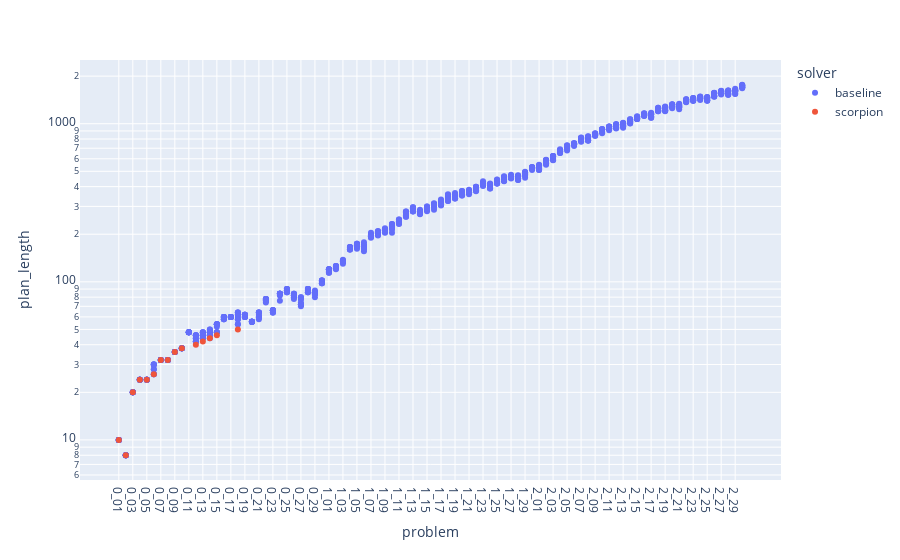
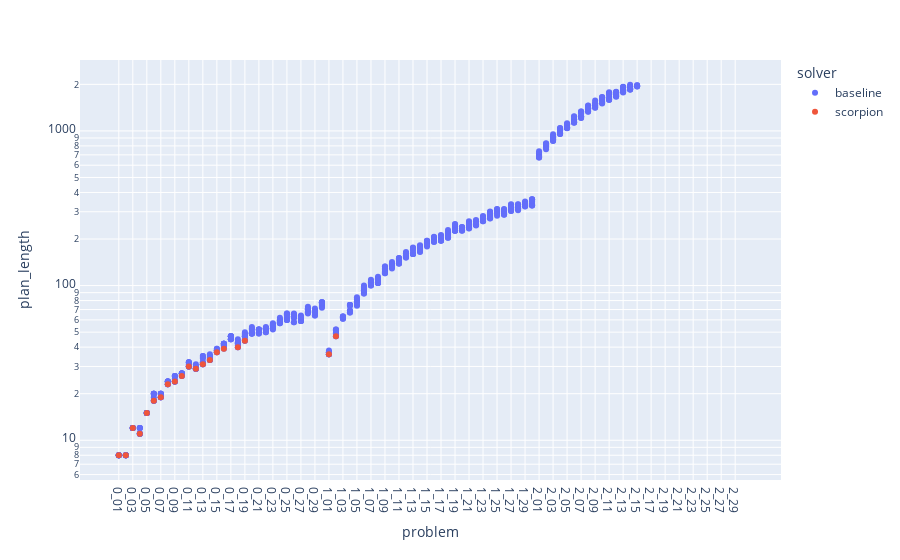
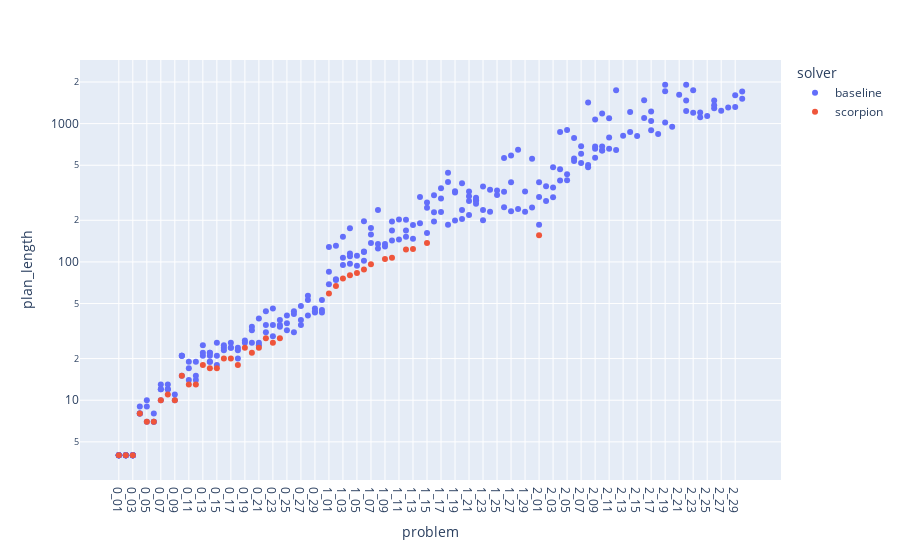
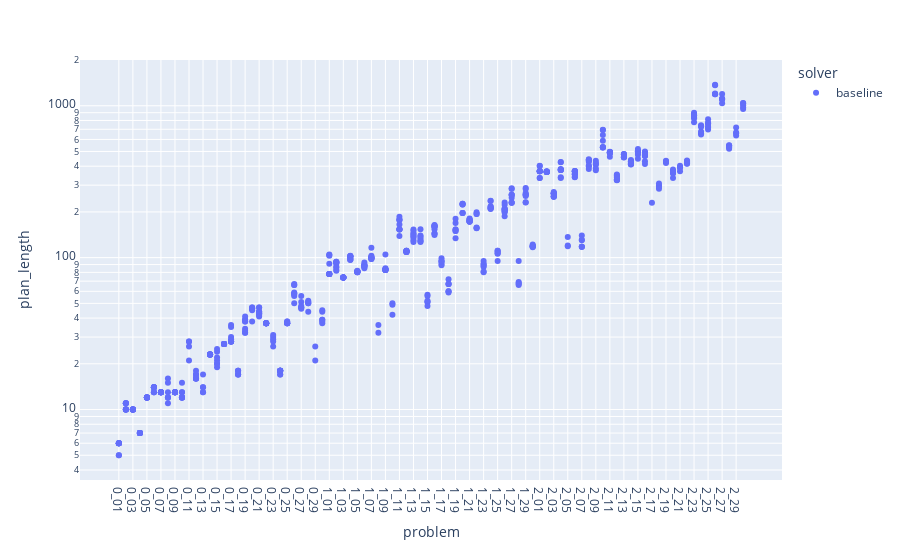

The notebook cell these images were saved under, in order:
### Code cell
plot_domains("plan_length")

### Figure 1 — Plotly figure (JSON) as saved in the notebook; plotly's stock layout.template omitted (floating-point values rounded to 4 significant figures; data arrays with more than 128 entries replaced by an {"elided": "..."} marker saying what was removed)
{"data": [{"hovertemplate": "solver=baseline<br>problem=%{x}<br>plan_length=%{y}<extra></extra>", "legendgroup": "baseline", "marker": {"color": "#636efa", "symbol": "circle"}, "mode": "markers", "name": "baseline", "orientation": "v", "showlegend": true, "type": "scatter", "x": {"elided": "900 str values"}, "xaxis": "x", "y": {"elided": "900 int values"}, "yaxis": "y"}, {"hovertemplate": "solver=scorpion<br>problem=%{x}<br>plan_length=%{y}<extra></extra>", "legendgroup": "scorpion", "marker": {"color": "#EF553B", "symbol": "circle"}, "mode": "markers", "name": "scorpion", "orientation": "v", "showlegend": true, "type": "scatter", "x": ["0_01", "0_02", "0_03", "0_04", "0_05", "0_06", "0_07", "0_08", "0_09", "0_10", "0_11", "0_12", "0_13", "0_14", "0_15", "0_16", "0_17", "0_18", "0_19", "0_20", "0_21", "0_22", "0_23", "0_24", "0_25", "0_26", "0_27", "0_28", "0_29", "0_30", "1_01", "1_02", "1_03", "1_04", "1_05", "1_06", "1_07", "1_08", "1_09", "1_10", "1_11", "1_12", "1_13", "1_14", "1_15", "1_16", "1_17", "1_18", "1_19", "1_20", "1_21", "1_22", "1_23", "1_24", "1_25", "1_26", "1_27", "1_28", "1_29", "1_30", "2_01", "2_02", "2_03", "2_04", "2_05", "2_06", "2_07", "2_08", "2_09", "2_10", "2_11", "2_12", "2_13", "2_14", "2_15", "2_16", "2_17", "2_18", "2_19", "2_20", "2_21", "2_22", "2_23", "2_24", "2_25", "2_26", "2_27", "2_28", "2_29", "2_30"], "xaxis": "x", "y": [10, 8, 20, 24, 24, 26, 32, 32, 36, 38, null, 40, 42, 44, 46, null, null, 50, null, null, null, null, null, null, null, null, null, null, null, null, null, null, null, null, null, null, null, null, null, null, null, null, null, null, null, null, null, null, null, null, null, null, null, null, null, null, null, null, null, null, null, null, null, null, null, null, null, null, null, null, null, null, null, null, null, null, null, null, null, null, null, null, null, null, null, null, null, null, null, null], "yaxis": "y"}], "layout": {"legend": {"title": {"text": "solver"}, "tracegroupgap": 0}, "margin": {"t": 60}, "xaxis": {"anchor": "y", "domain": [0, 1], "title": {"text": "problem"}}, "yaxis": {"anchor": "x", "domain": [0, 1], "title": {"text": "plan_length"}, "type": "log"}}}

### Figure 2 — Plotly figure (JSON) as saved in the notebook; plotly's stock layout.template omitted (floating-point values rounded to 4 significant figures; data arrays with more than 128 entries replaced by an {"elided": "..."} marker saying what was removed)
{"data": [{"hovertemplate": "solver=baseline<br>problem=%{x}<br>plan_length=%{y}<extra></extra>", "legendgroup": "baseline", "marker": {"color": "#636efa", "symbol": "circle"}, "mode": "markers", "name": "baseline", "orientation": "v", "showlegend": true, "type": "scatter", "x": {"elided": "900 str values"}, "xaxis": "x", "y": {"elided": "900 int values"}, "yaxis": "y"}, {"hovertemplate": "solver=scorpion<br>problem=%{x}<br>plan_length=%{y}<extra></extra>", "legendgroup": "scorpion", "marker": {"color": "#EF553B", "symbol": "circle"}, "mode": "markers", "name": "scorpion", "orientation": "v", "showlegend": true, "type": "scatter", "x": ["0_01", "0_02", "0_03", "0_04", "0_05", "0_06", "0_07", "0_08", "0_09", "0_10", "0_11", "0_12", "0_13", "0_14", "0_15", "0_16", "0_17", "0_18", "0_19", "0_20", "0_21", "0_22", "0_23", "0_24", "0_25", "0_26", "0_27", "0_28", "0_29", "0_30", "1_01", "1_02", "1_03", "1_04", "1_05", "1_06", "1_07", "1_08", "1_09", "1_10", "1_11", "1_12", "1_13", "1_14", "1_15", "1_16", "1_17", "1_18", "1_19", "1_20", "1_21", "1_22", "1_23", "1_24", "1_25", "1_26", "1_27", "1_28", "1_29", "1_30", "2_01", "2_02", "2_03", "2_04", "2_05", "2_06", "2_07", "2_08", "2_09", "2_10", "2_11", "2_12", "2_13", "2_14", "2_15", "2_16", "2_17", "2_18", "2_19", "2_20", "2_21", "2_22", "2_23", "2_24", "2_25", "2_26", "2_27", "2_28", "2_29", "2_30"], "xaxis": "x", "y": [8, 8, 12, 11, 15, 18, 19, 23, 24, 26, 30, 29, 31, 33, 37, 39, null, 40, 44, null, null, null, null, null, null, null, null, null, null, null, 36, 47, null, null, null, null, null, null, null, null, null, null, null, null, null, null, null, null, null, null, null, null, null, null, null, null, null, null, null, null, null, null, null, null, null, null, null, null, null, null, null, null, null, null, null, null, null, null, null, null, null, null, null, null, null, null, null, null, null, null], "yaxis": "y"}], "layout": {"legend": {"title": {"text": "solver"}, "tracegroupgap": 0}, "margin": {"t": 60}, "xaxis": {"anchor": "y", "domain": [0, 1], "title": {"text": "problem"}}, "yaxis": {"anchor": "x", "domain": [0, 1], "title": {"text": "plan_length"}, "type": "log"}}}

### Figure 3 — Plotly figure (JSON) as saved in the notebook; plotly's stock layout.template omitted (floating-point values rounded to 4 significant figures; data arrays with more than 128 entries replaced by an {"elided": "..."} marker saying what was removed)
{"data": [{"hovertemplate": "solver=baseline<br>problem=%{x}<br>plan_length=%{y}<extra></extra>", "legendgroup": "baseline", "marker": {"color": "#636efa", "symbol": "circle"}, "mode": "markers", "name": "baseline", "orientation": "v", "showlegend": true, "type": "scatter", "x": {"elided": "900 str values"}, "xaxis": "x", "y": {"elided": "900 int values"}, "yaxis": "y"}, {"hovertemplate": "solver=scorpion<br>problem=%{x}<br>plan_length=%{y}<extra></extra>", "legendgroup": "scorpion", "marker": {"color": "#EF553B", "symbol": "circle"}, "mode": "markers", "name": "scorpion", "orientation": "v", "showlegend": true, "type": "scatter", "x": ["0_01", "0_02", "0_03", "0_04", "0_05", "0_06", "0_07", "0_08", "0_09", "0_10", "0_11", "0_12", "0_13", "0_14", "0_15", "0_16", "0_17", "0_18", "0_19", "0_20", "0_21", "0_22", "0_23", "0_24", "0_25", "1_01", "1_02", "1_03", "1_04", "1_05", "1_06", "1_07", "1_08", "1_09", "1_10", "1_11", "1_12", "1_13", "1_14", "1_15", "1_16", "1_17", "1_18", "1_19", "1_20", "1_21", "1_22", "1_23", "1_24", "2_01", "2_02", "2_03", "2_04", "2_05", "2_06", "2_07", "2_08", "2_09", "2_10", "2_11", "2_12", "2_13", "2_14", "2_15", "2_16", "2_17", "2_18", "2_19", "2_20", "2_21", "2_22", "2_23", "2_24"], "xaxis": "x", "y": [4, 4, 4, 8, 7, 7, 10, 11, 10, 15, 13, 13, 18, 17, 17, 20, 20, 18, 24, 22, 24, 28, 26, 28, null, 59, 67, 76, 80, 83, 88, 96, null, 105, 107, null, 123, 124, null, 137, null, null, null, null, null, null, null, null, null, 156, null, null, null, null, null, null, null, null, null, null, null, null, null, null, null, null, null, null, null, null, null, null, null], "yaxis": "y"}], "layout": {"legend": {"title": {"text": "solver"}, "tracegroupgap": 0}, "margin": {"t": 60}, "xaxis": {"anchor": "y", "domain": [0, 1], "title": {"text": "problem"}}, "yaxis": {"anchor": "x", "domain": [0, 1], "title": {"text": "plan_length"}, "type": "log"}}}

### Figure 4 — Plotly figure (JSON) as saved in the notebook; plotly's stock layout.template omitted (floating-point values rounded to 4 significant figures; data arrays with more than 128 entries replaced by an {"elided": "..."} marker saying what was removed)
{"data": [{"hovertemplate": "solver=baseline<br>problem=%{x}<br>plan_length=%{y}<extra></extra>", "legendgroup": "baseline", "marker": {"color": "#636efa", "symbol": "circle"}, "mode": "markers", "name": "baseline", "orientation": "v", "showlegend": true, "type": "scatter", "x": {"elided": "900 str values"}, "xaxis": "x", "y": {"elided": "900 int values"}, "yaxis": "y"}], "layout": {"legend": {"title": {"text": "solver"}, "tracegroupgap": 0}, "margin": {"t": 60}, "xaxis": {"anchor": "y", "domain": [0, 1], "title": {"text": "problem"}}, "yaxis": {"anchor": "x", "domain": [0, 1], "title": {"text": "plan_length"}, "type": "log"}}}
